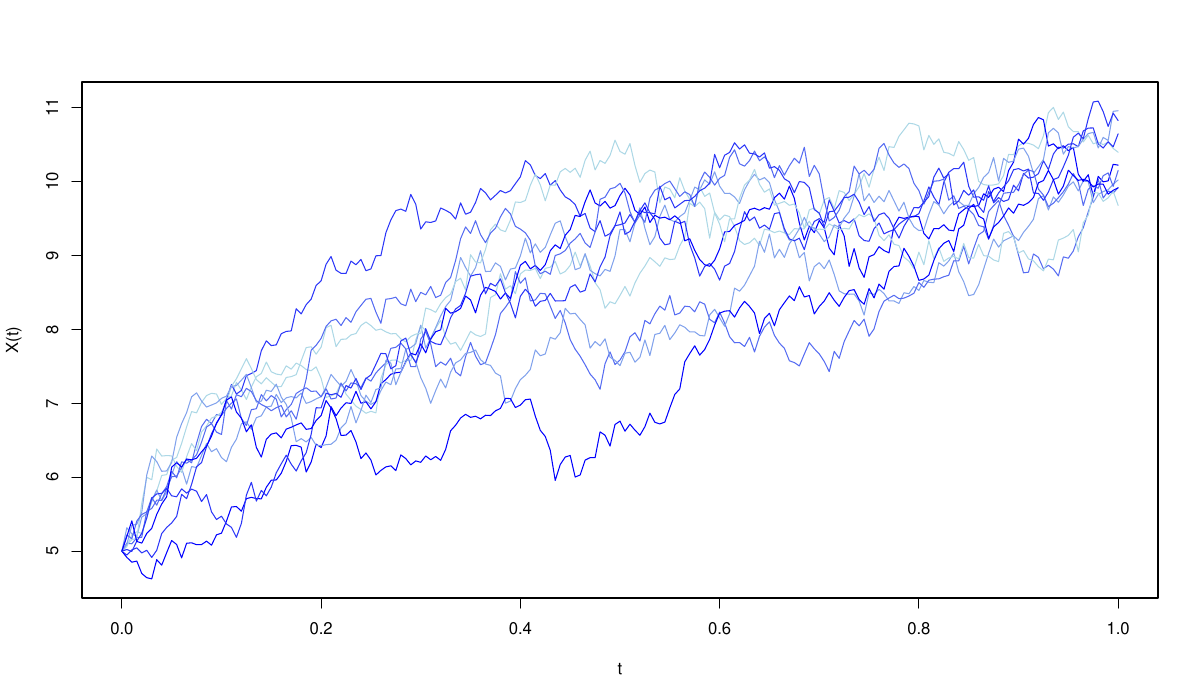

R code for this plot:
# Load package
library(goffda)
library(manipulate)

# Custom color palette
custom_palette <- colorRampPalette(c("lightblue", "blue"))

# Uncomment the following code to use manipulate for interactive plotting
# manipulate(
#   {
#     BM_data <- r_ou(n = 10, x0 = x0, mu = mu, sigma = sigma, alpha = alpha)
#     plot(BM_data, main = "Ornstein-Uhlenbeck Paths", col = custom_palette(5))
#   },
#   x0 = slider(0, 100, initial = 5, step = 0.1, label = "X_0"),
#   sigma = slider(0.1, 10, initial = 2, step = 0.1, label = "Sigma"),
#   alpha = slider(0.1, 10, initial = 3, step = 0.1, label = "Alpha"),
#   mu = slider(-10, 10, initial = 10, step = 0.1, label = "Mu")
# )

# Set parameters for saving plots
x0 <- 5
sigma <- 2
alpha <- 3
mu <- 10

# Generate Ornstein-Uhlenbeck Paths
BM_data <- r_ou(n = 10, x0 = x0, mu = mu, sigma = sigma, alpha = alpha)

# Save the plot as a PDF
pdf("plots/1_ou_paths.pdf", width = 12, height = 7)
plot(BM_data, main = "", col = custom_palette(5))
dev.off()
